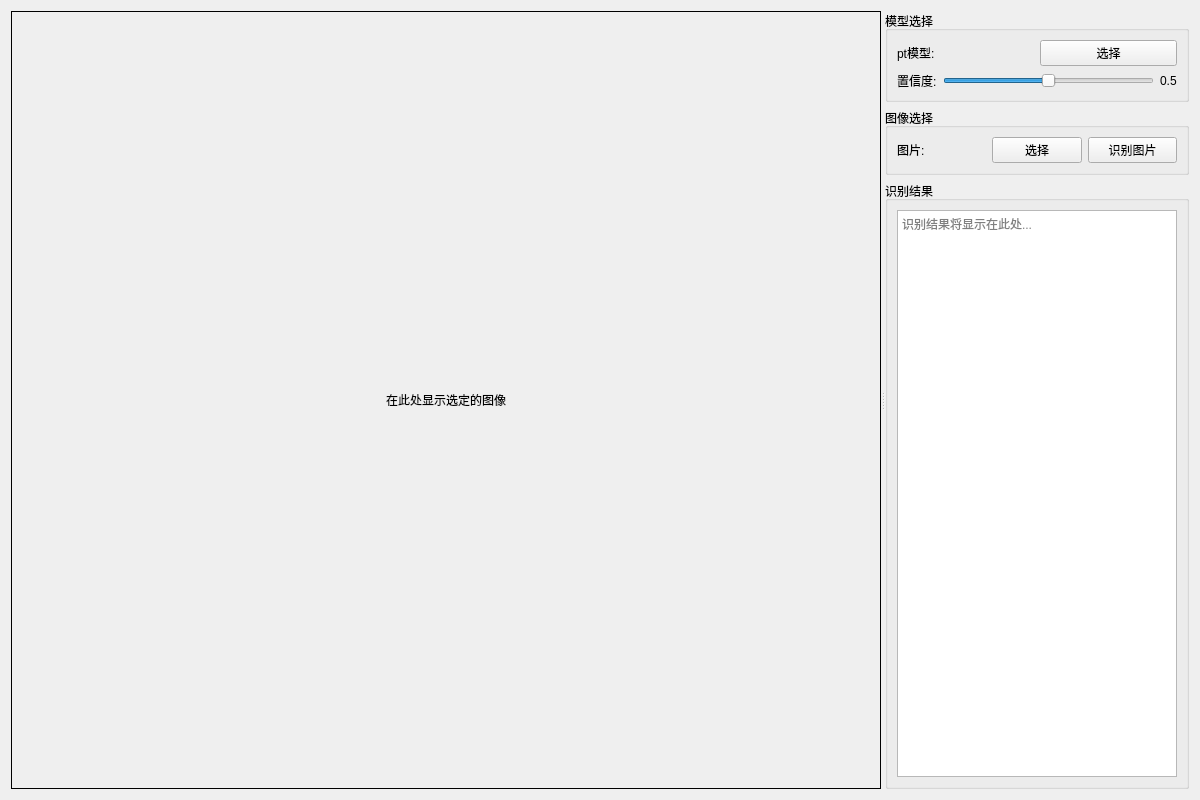
<?xml version="1.0" encoding="UTF-8"?>
<ui version="4.0">
    <class>ModelValidationForm</class>
    <widget class="QWidget" name="ModelValidationForm">
        <property name="geometry">
            <rect>
                <x>0</x>
                <y>0</y>
                <width>1200</width>
                <height>800</height>
            </rect>
        </property>
        <property name="windowTitle">
            <string>Model Validation</string>
        </property>
        <layout class="QVBoxLayout" name="mainLayout">
            <item>
                <widget class="QSplitter" name="splitter">
                    <property name="orientation">
                        <enum>Qt::Horizontal</enum>
                    </property>

                    <!-- Left Side: Image Display Area -->
                    <widget class="QWidget" name="leftWidget">
                        <layout class="QVBoxLayout" name="leftLayout">
                            <!-- Image Display Area -->
                            <item>
                                <widget class="QLabel" name="imageDisplayLabel">
                                    <property name="sizePolicy">
                                        <sizepolicy hsizetype="Expanding" vsizetype="Expanding">
                                            <horstretch>0</horstretch>
                                            <verstretch>0</verstretch>
                                        </sizepolicy>
                                    </property>
                                    <property name="minimumSize">
                                        <size>
                                            <width>800</width>
                                            <height>600</height>
                                        </size>
                                    </property>
                                    <property name="alignment">
                                        <set>Qt::AlignCenter</set>
                                    </property>
                                    <property name="frameShape">
                                        <enum>QFrame::Box</enum>
                                    </property>
                                    <property name="scaledContents">
                                        <bool>true</bool>
                                    </property>
                                    <property name="text">
                                        <string>在此处显示选定的图像</string>
                                    </property>
                                </widget>
                            </item>
                        </layout>
                    </widget>

                    <!-- Right Side: Controls and Results -->
                    <widget class="QWidget" name="rightPanel">
                        <layout class="QVBoxLayout" name="rightLayout">
                            <!-- Model Selection -->
                            <item>
                                <widget class="QGroupBox" name="groupModelSelection">
                                    <property name="title">
                                        <string>模型选择</string>
                                    </property>
                                    <layout class="QVBoxLayout" name="modelSelectionLayout">
                                        <item>
                                            <layout class="QHBoxLayout" name="modelLayout">
                                                <item>
                                                    <widget class="QLabel" name="label_weights">
                                                        <property name="text">
                                                            <string>pt模型:</string>
                                                        </property>
                                                    </widget>
                                                </item>
                                                <item>
                                                    <widget class="QPushButton" name="btn_select_weights">
                                                        <property name="text">
                                                            <string>选择</string>
                                                        </property>
                                                    </widget>
                                                </item>
                                            </layout>
                                        </item>
                                        <item>
                                            <layout class="QHBoxLayout" name="thresholdLayout">
                                                <item>
                                                    <widget class="QLabel" name="label_confidence_threshold">
                                                        <property name="text">
                                                            <string>置信度:</string>
                                                        </property>
                                                    </widget>
                                                </item>
                                                <item>
                                                    <widget class="QSlider" name="slider_confidence_threshold">
                                                        <property name="orientation">
                                                            <enum>Qt::Horizontal</enum>
                                                        </property>
                                                        <property name="minimum">
                                                            <number>0</number>
                                                        </property>
                                                        <property name="maximum">
                                                            <number>100</number>
                                                        </property>
                                                        <property name="value">
                                                            <number>50</number>
                                                        </property>
                                                    </widget>
                                                </item>
                                                <item>
                                                    <widget class="QLabel" name="label_threshold_value">
                                                        <property name="text">
                                                            <string>0.5</string>
                                                        </property>
                                                    </widget>
                                                </item>
                                            </layout>
                                        </item>
                                    </layout>
                                </widget>
                            </item>

                            <!-- Image Selection -->
                            <item>
                                <widget class="QGroupBox" name="groupFileSelection">
                                    <property name="title">
                                        <string>图像选择</string>
                                    </property>
                                    <layout class="QVBoxLayout" name="fileSelectionLayout">
                                        <item>
                                            <layout class="QHBoxLayout" name="imageLayout">
                                                <item>
                                                    <widget class="QLabel" name="label_image">
                                                        <property name="text">
                                                            <string>图片:</string>
                                                        </property>
                                                    </widget>
                                                </item>
                                                <item>
                                                    <widget class="QPushButton" name="btn_select_image">
                                                        <property name="text">
                                                            <string>选择</string>
                                                        </property>
                                                    </widget>
                                                </item>
                                                <item>
                                                    <widget class="QPushButton" name="btn_validate_image">
                                                        <property name="text">
                                                            <string>识别图片</string>
                                                        </property>
                                                    </widget>
                                                </item>
                                            </layout>
                                        </item>
                                    </layout>
                                </widget>
                            </item>

                            <!-- Results Display -->
                            <item>
                                <widget class="QGroupBox" name="groupResultDisplay">
                                    <property name="title">
                                        <string>识别结果</string>
                                    </property>
                                    <layout class="QVBoxLayout" name="resultDisplayLayout">
                                        <item>
                                            <widget class="QTextEdit" name="textEdit_results">
                                                <property name="placeholderText">
                                                    <string>识别结果将显示在此处...</string>
                                                </property>
                                            </widget>
                                        </item>
                                    </layout>
                                </widget>
                            </item>
                        </layout>
                    </widget>
                    <stretch>1</stretch> <!-- Left panel has more space -->
                    <stretch>0</stretch> <!-- Right panel has less space -->
                </widget>
            </item>
        </layout>
    </widget>
    <resources/>
    <connections/>
</ui>
